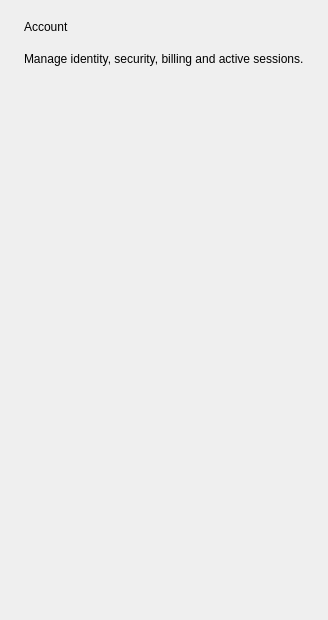
<?xml version="1.0" encoding="UTF-8"?>
<ui version="4.0">
 <class>DashboardAccountPage</class>
 <widget class="QWidget" name="DashboardAccountPage">
  <property name="minimumSize">
   <size>
    <width>0</width>
    <height>620</height>
   </size>
  </property>
  <layout class="QVBoxLayout" name="rootLayout">
   <property name="spacing"><number>18</number></property>
   <property name="leftMargin"><number>24</number></property>
   <property name="topMargin"><number>20</number></property>
   <property name="rightMargin"><number>24</number></property>
   <property name="bottomMargin"><number>30</number></property>
   <item>
    <widget class="QLabel" name="titleLabel">
     <property name="text"><string>Account</string></property>
    </widget>
   </item>
   <item>
    <widget class="QLabel" name="subtitleLabel">
     <property name="text"><string>Manage identity, security, billing and active sessions.</string></property>
    </widget>
   </item>
   <item>
    <layout class="QGridLayout" name="cardsLayout">
     <property name="horizontalSpacing"><number>18</number></property>
     <property name="verticalSpacing"><number>18</number></property>
    </layout>
   </item>
   <item>
    <layout class="QHBoxLayout" name="actionsLayout">
     <item>
      <spacer name="horizontalSpacer">
       <property name="orientation"><enum>Qt::Horizontal</enum></property>
       <property name="sizeHint" stdset="0">
        <size><width>40</width><height>20</height></size>
       </property>
      </spacer>
     </item>
    </layout>
   </item>
   <item>
    <spacer name="verticalSpacer">
     <property name="orientation"><enum>Qt::Vertical</enum></property>
     <property name="sizeHint" stdset="0">
      <size><width>20</width><height>40</height></size>
     </property>
    </spacer>
   </item>
  </layout>
 </widget>
 <resources/>
 <connections/>
</ui>
